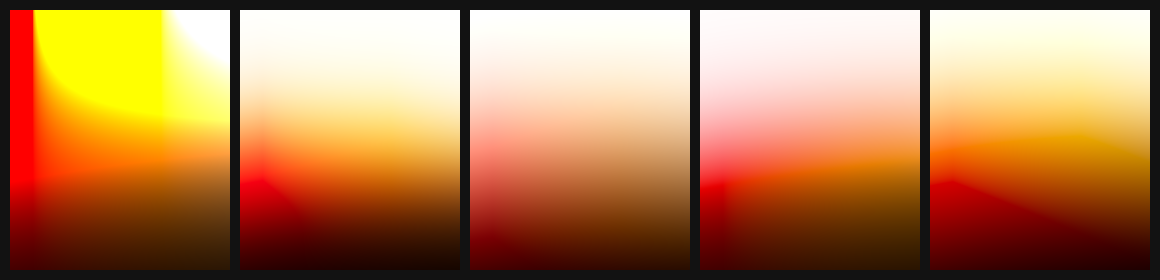
#> input picture research/rendering_tonemap_swatches.png, 1160 x 280 px
$ python fire_metrics.py ../research/rendering_tonemap_swatches.png
#> lines starting #> are read from the running program, lines starting #| are printed output that depends on the picture; after the words box and inside, x2 and y2 are one past the last pixel; in counts of white or black regions, pixels touching at a corner belong together
"""Scores a fire render against measured real-fire statistics (research/visual_reference.md).

usage: .venv/Scripts/python.exe tools/fire_metrics.py img.png [img2.png ...] [--roi x0,y0,x1,y1]
Prints: clipping fractions, natural-ramp colour error, dim/bright area ratio, base->tip profile, near-black tint.
"""
import sys, json
import numpy as np
from PIL import Image

NAT = [(0.07, '270C06'), (0.13, '421908'), (0.19, '5C2708'), (0.25, '6F350C'), (0.31, '844412'), (0.37, '9D5318'),
       (0.43, 'B5611E'), (0.49, 'CC6F27'), (0.55, 'DF7D35'), (0.61, 'EE8C46'), (0.67, 'F99D53'), (0.73, 'FEAF62'),
       (0.79, 'FEC27A'), (0.85, 'FFD595'), (0.91, 'FFE8B2'), (0.97, 'FEFCD2')]
NAT = [(l, np.array([int(h[i:i + 2], 16) for i in (0, 2, 4)], float)) for l, h in NAT]


def hue(img):
    r, g, b = img[..., 0], img[..., 1], img[..., 2]
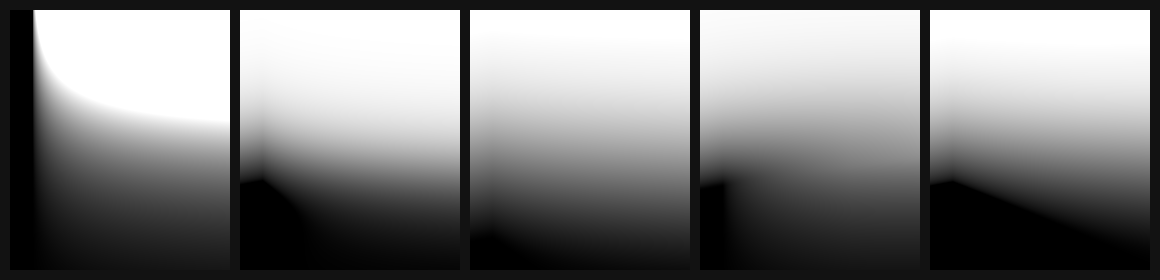
#> g: shape (280, 1160) float64; min 0, max 1, mean 0.499
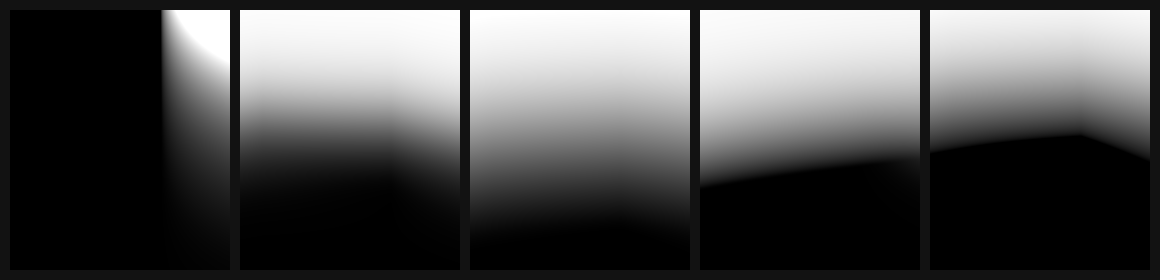
#> b: shape (280, 1160) float64; min 0, max 1, mean 0.323
    mx = img.max(-1); mn = img.min(-1); d = mx - mn + 1e-9
    h = np.where(mx == r, ((g - b) / d) % 6, np.where(mx == g, (b - r) / d + 2, (r - g) / d + 4)) * 60
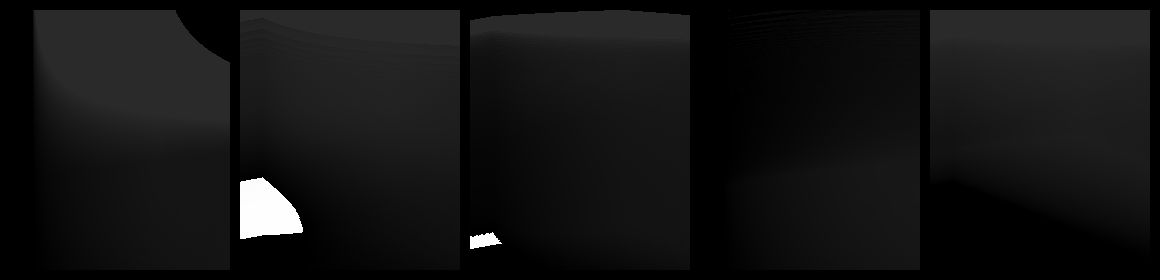
#> h: shape (280, 1160) float64; min 0, max 359.7, mean 27.9; drawn with min black and max white
    s = np.where(mx > 1e-6, (mx - mn) / np.maximum(mx, 1e-6), 0)
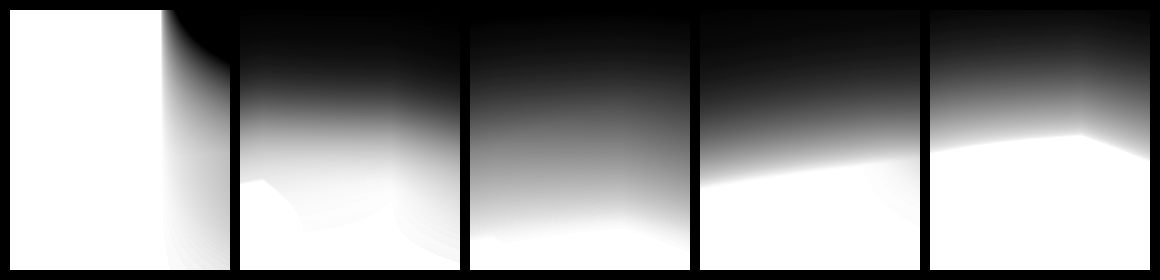
#> s: shape (280, 1160) float64; min 0, max 1, mean 0.559
    return h, s


def analyze(path, roi=None):
    im = np.asarray(Image.open(path).convert('RGB')).astype(float)
    if roi: x0, y0, x1, y1 = roi; im = im[y0:y1, x0:x1]
    n = im / 255.0
    luma = n @ np.array([0.2126, 0.7152, 0.0722])
    h, s = hue(n)
    flame = (luma > 0.25) & (n[..., 0] >= n[..., 2]) & ((h <= 65) | (h >= 335) | (s < 0.18))
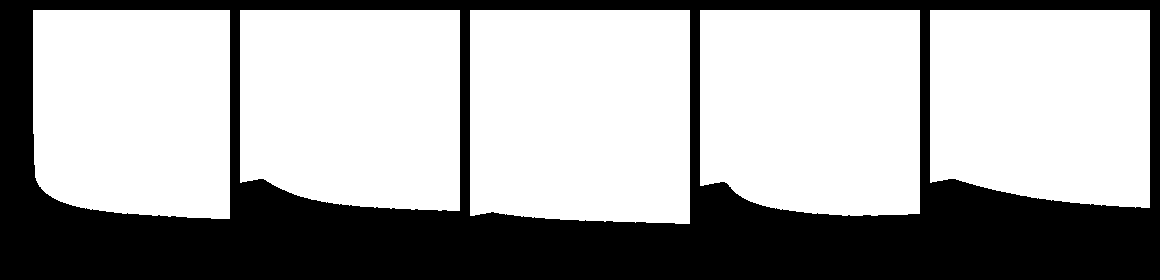
#> flame: shape (280, 1160) bool; 65.2% white; 1 black region, box (x1, y1, x2, y2) and area: (0, 0, 1160, 280) 112880
    fp = im[flame]
    out = {'file': path.split('/')[-1].split('\\')[-1], 'flame_frac': round(float(flame.mean()), 4)}
#> out = {'file': 'rendering_tonemap_swatches.png', 'flame_frac': 0.652}
    if fp.size == 0:
        return out
    out['R_clip'] = round(float((fp[:, 0] >= 250).mean()), 3)
    out['RG_clip'] = round(float(((fp[:, 0] >= 250) & (fp[:, 1] >= 250)).mean()), 3)
    out['all_clip'] = round(float((fp.min(1) >= 245).mean()), 3)
    # area ratio dim (0.10-0.55) vs bright (>0.55) among warm pixels
    warm = (n[..., 0] >= n[..., 2]) & ((h <= 65) | (h >= 335) | (s < 0.18))
#> warm: shape (280, 1160) bool; every value is 1
    dim = ((luma > 0.10) & (luma <= 0.55) & warm).sum(); bright = ((luma > 0.55) & warm).sum()
#> after `dim = ((luma > 0.1) & (luma <= 0.55) & warm).sum()`: dim = 99635
#> after `bright = ((luma > 0.55) & warm).sum()`: bright = 161256
    out['dim_bright_ratio'] = round(float(dim / max(bright, 1)), 2)
    # ramp error
    errs = []; ramp = []
    for l, tgt in NAT:
        m = warm & (np.abs(luma - l) < 0.03)
        if m.sum() < 30: continue
        med = np.median(im[m], axis=0)
        e = float(np.linalg.norm(med - tgt)); errs.append(e)
        ramp.append((l, '#%02X%02X%02X' % tuple(int(v) for v in med), int(e)))
#> this loop made 16 passes
#> (med, e) on passes 1 to 12: ([18, 18, 18], 24.92), ([87, 19, 0], 23.26), ([122, 31, 0], 32.06), ([130, 49, 0], 22.83), ([155, 63, 1], 29.03), ([178, 77, 2], 31), ([199, 92, 6], 30.41), ([218, 108, 15], 27.95), ([234, 124, 29], 26.42), ([245, 141, 49], 22.16), ([251, 159, 76], 7.55), ([253, 177, 103], 5.48)
#> pass 1, in analyze, `m = warm & (np.abs(luma - l) < 0.03)`:
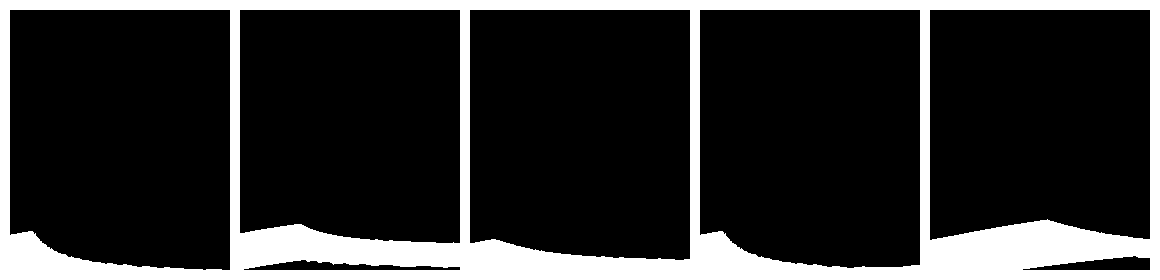
#> m: shape (280, 1160) bool; 19% white; 1 white region, box (x1, y1, x2, y2) and area: (0, 0, 1160, 280) 61771
#> after the loop, errs = [24.92, 23.26, 32.06, 22.83, 29.03, 31, 30.41, 27.95, 26.42, 22.16, 7.55, 5.48, 11.05, 11, 11.4, 28.02]; ramp = 16 items, first 6: (0.07, '#121212', 24), (0.13, '#571300', 23), (0.19, '#7A1F00', 32), (0.25, '#823100', 22), (0.31, '#9B3F01', 29), (0.37, '#B24D02', 31)
    out['ramp_err'] = round(float(np.mean(errs)), 1) if errs else None
    out['ramp'] = ramp
    # base -> tip profile: rows with flame, normalized height
    rows = np.where(flame.any(1))[0]
#> rows = 214 values from 10 to 223
    if len(rows) > 10:
        top, base = rows.min(), rows.max()
#> top = 10; base = 223
        prof = []
        for f in (0.05, 0.25, 0.45, 0.65, 0.85, 0.97):
            y = int(base - f * (base - top))
            band = flame[max(y - 3, 0):y + 3]
            cov = float(band.mean()) if band.size else 0
            px = im[max(y - 3, 0):y + 3][band]
            hm = float(np.median(hue(px[None] / 255.0)[0])) if px.size else 0
            lm = float(np.median(px @ np.array([0.2126, 0.7152, 0.0722]) / 255)) if px.size else 0
            prof.append((f, round(cov, 3), round(lm, 2), round(hm, 1)))
#> this loop made 6 passes
#> (y, cov, hm, lm) on passes 1 to 6: (212, 0.394, 27.23, 0.273), (169, 0.927, 26.51, 0.5), (127, 0.928, 31.47, 0.751), (84, 0.928, 41.86, 0.922), (41, 0.928, 54, 0.988), (16, 0.928, 60, 0.997)
#> after the loop, prof = [(0.05, 0.394, 0.27, 27.2), (0.25, 0.927, 0.5, 26.5), (0.45, 0.928, 0.75, 31.5), (0.65, 0.928, 0.92, 41.9), (0.85, 0.928, 0.99, 54), (0.97, 0.928, 1, 60)]
        out['profile(h,cov,luma,hue)'] = prof
    # near-black tint
    nb = (luma > 0.015) & (luma < 0.12)
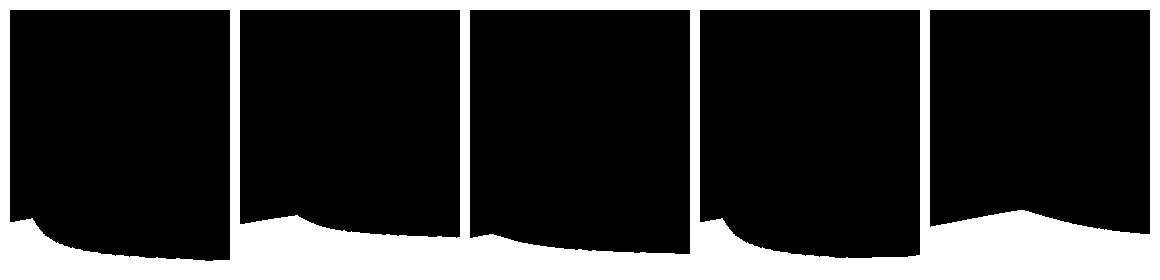
#> nb: shape (280, 1160) bool; 22.4% white; 1 white region, box (x1, y1, x2, y2) and area: (0, 0, 1160, 280) 72653
    if nb.sum() > 100:
        med = np.median(im[nb], axis=0)
#> med = [18, 18, 18]
        out['near_black'] = '#%02X%02X%02X' % tuple(int(v) for v in med)
    out['image_median_luma'] = round(float(np.median(luma)), 3)
    return out


if __name__ == '__main__':
    args = sys.argv[1:]; roi = None
    if '--roi' in args:
        i = args.index('--roi'); roi = [int(v) for v in args[i + 1].split(',')]; del args[i:i + 2]
    for p in args:
        r = analyze(p, roi)
#> r = 11 items
        ramp = r.pop('ramp', [])
        print(json.dumps(r))
#> (printed output is left out)
        if ramp: print('   ramp:', ' '.join(f'{l:.2f}{c}({e})' for l, c, e in ramp))
#> (printed output is left out)
    print('targets: R_clip 0.2-0.6 (median .45), RG_clip ~.05, all_clip <.05, dim_bright 1.3-5.5 (~2), ramp_err <15, '
          'profile: brightest at .1-.5H, cov at top <.15, tips 5-10deg redder; near-black warm #150503-#270400; median luma .01-.05')
